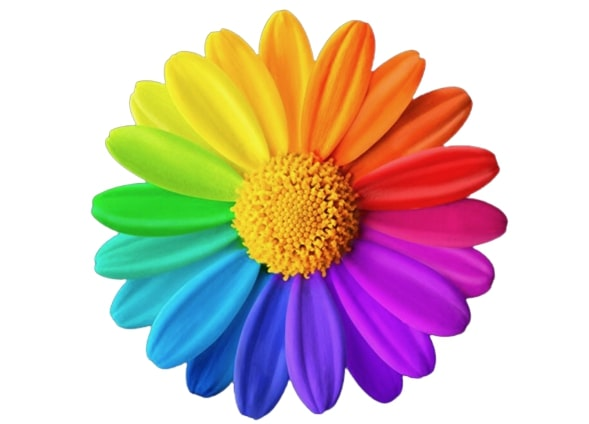
#> input picture Pengolahan Citra Digital_Interactive Color Image Segmentation using HSV Color Space/bunga.jpg, 589 x 424 px
$ python 'TIA_PCD_KEL 10_Interactive Color Image Segmentation using HSV Color Space.py'
#> lines starting #> are read from the running program, lines starting #| are printed output that depends on the picture; after the words box and inside, x2 and y2 are one past the last pixel; in counts of white or black regions, pixels touching at a corner belong together
import cv2
import numpy as np


# Fungsi nothing digunakan sebagai callback funtion dari trackbar
def nothing(x):
    pass

#membuat trackbar hsv dengan nama window range modifier
cv2.namedWindow("Range Modifier")

cv2.createTrackbar("Lower - H", "Range Modifier", 0, 179, nothing)
#> slider 'Lower - H' is set to 35
cv2.createTrackbar("Lower - S", "Range Modifier", 0, 255, nothing)
#> slider 'Lower - S' is set to 51
cv2.createTrackbar("Lower - V", "Range Modifier", 0, 255, nothing)
#> slider 'Lower - V' is set to 51
cv2.createTrackbar("High - H", "Range Modifier", 179, 179, nothing)
cv2.createTrackbar("High - S", "Range Modifier", 255, 255, nothing)
cv2.createTrackbar("High - V", "Range Modifier", 255, 255, nothing)


#mendefinisikan nilai awal dari variabel yang akan digunakan
# dalam proses modifikasi rentang nilai warna
lh = 33
ls = 0
lv = 70
hh = 73
hs = 255
hv = 255

# input gambar dan convert gambar RBG menjadi gambar HSV
# Menampilkan perubahan real time gambar dengan trackbar
image =cv2.imread('bunga.jpg')
#> image is the input picture: shape (424, 589, 3); mean B, G, R 183.3, 189.3, 209.1
hsv_image = cv2.cvtColor(image, cv2.COLOR_BGR2HSV)
#> hsv_image: shape (424, 589, 3); mean H, S, V 38.1, 101.4, 235


# Membuat looping
while True:

    lh = cv2.getTrackbarPos("Lower - H", "Range Modifier")
    ls = cv2.getTrackbarPos("Lower - S", "Range Modifier")
    lv = cv2.getTrackbarPos("Lower - V", "Range Modifier")
    hh = cv2.getTrackbarPos("High - H", "Range Modifier")
    hs = cv2.getTrackbarPos("High - S", "Range Modifier")
    hv = cv2.getTrackbarPos("High - V", "Range Modifier")


    lower_green = np.array([lh, ls, lv])
    higher_green = np.array([hh, hs, hv])

    # membuat mask dan menggabungkan gambar original dengan mask untuk mendapatkan gambar hasil
    mask = cv2.inRange(hsv_image, lower_green, higher_green)
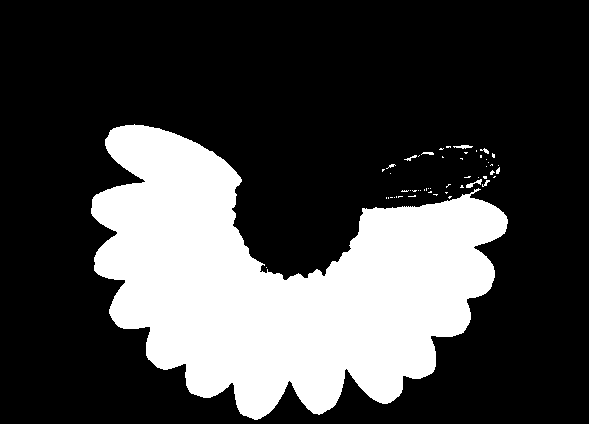
#> mask: shape (424, 589); 27.1% white; 53 white regions (45 under 20 px), largest, box (x1, y1, x2, y2) and area: (91, 124, 508, 420) 67159, (466, 179, 482, 188) 54, (453, 145, 473, 149) 48
    imgResult = cv2.bitwise_and(image, image, mask=mask)
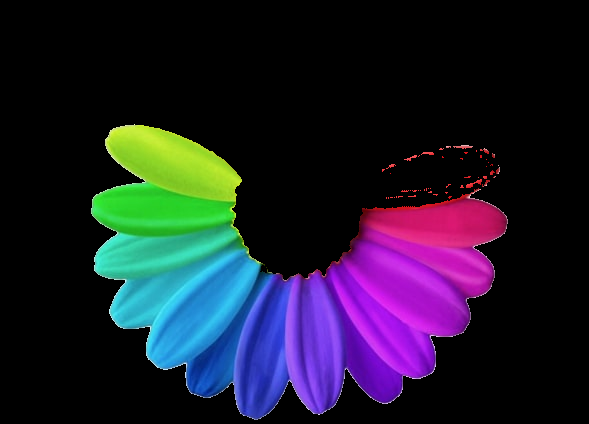
#> imgResult: shape (424, 589, 3); mean B, G, R 43.7, 27.9, 29.5

    # Menampilkan gambar original, gambar hsv, mask, dan gambar hasil
    cv2.imshow('mask', cv2.resize(mask, (389, 224)))
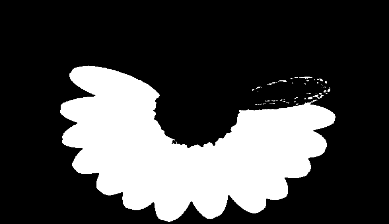
#> window 'mask': shape (224, 389); min 0, max 255, mean 69
    cv2.imshow('original', cv2.resize(image, (389, 224)))
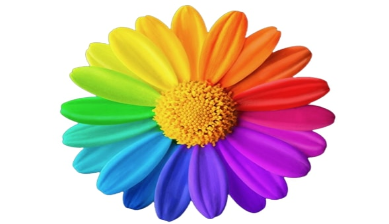
#> window 'original': shape (224, 389, 3); mean B, G, R 183.2, 189.2, 209.1
    cv2.imshow('image hsv', cv2.resize(hsv_image, (389, 224)))
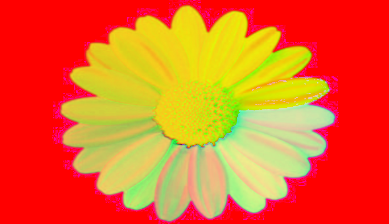
#> window 'image hsv': shape (224, 389, 3); mean B, G, R 38.1, 101.3, 234.9
    cv2.imshow('image hasil', cv2.resize(imgResult, (389, 224)))
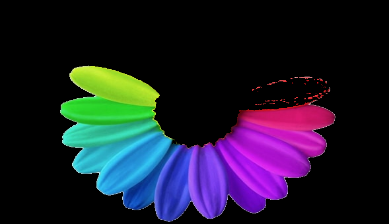
#> window 'image hasil': shape (224, 389, 3); mean B, G, R 43.7, 27.9, 29.4


    #cv2.imshow('heatmap', heatmap)
    if cv2.waitKey(1) & 0xFF == ord('q'):
#> (key q is pressed here)
        break

cv2.destroyAllWindows()
